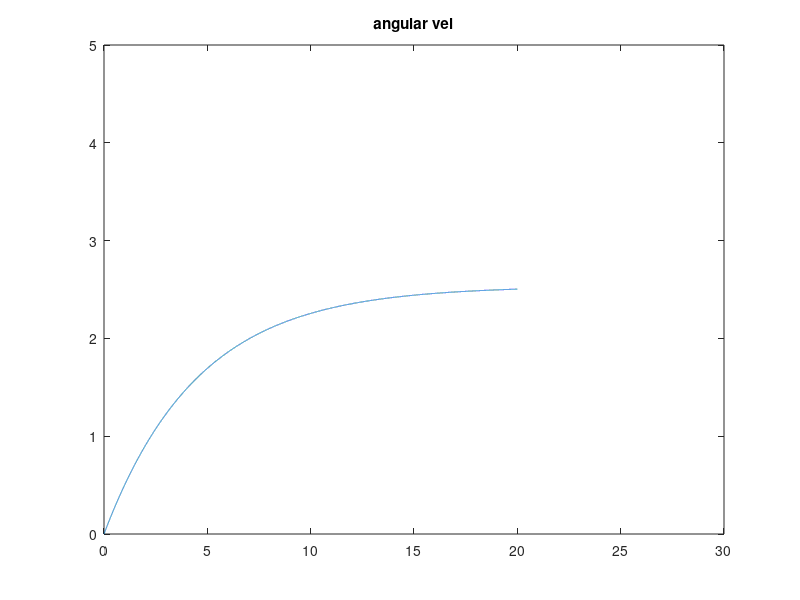

MATLAB code for this plot:
 %% Dynamics calculator %%
 
 %% Initial and Goal parameters%%
 initial_position = [0, 0]; 
 initial_bearing = 0;      % Initial angular position [rad]
 initial_velocity = 0;
 initial_ang_vel = 0;
 
 goal_position  = [2,2];
 
 %% Boat Parameters %%
 
mass = 16.084;
inertia_z = 5.452985;     % Inertia around z
L1 = 0.61;                 % Distance from the motor shaft to x-axis [m] 
damping_yaw = 1.20348;
damping_surge = 1.5437; 

%% Time settings %%

time_interval = 0.001;
t = 0 : time_interval : 20;  % Discrete time vector
time_points = length(t);    % Size of the time vector (total amount of time points)

%% Forces and Torques %%

ForceL = 2.5;                                         % Force in left motor [N]
ForceR = -2.5;                                         % Force in right motor [N]
input_torque = L1*ForceL - L1*ForceR;   % Torque that creates to rotation in yaw

%% Velocities and Accelerations %%

linear_acc = zeros([1 time_points]);                        % generates a vector with the length of the time vector with all zeros
linear_acc(1) = (ForceL + ForceR)/(mass);                  % sets the initial linear acceleration at the first entry of the linear acc vector
linear_vel = zeros([1 time_points]);   % generates a vector with the length of the time vector with all zeros      
linear_vel(1) = initial_velocity;
linear_pos_displacement = zeros([1 time_points]);               % generates a vector with the length of the time vector with all zeros

angular_acc = zeros([1 time_points]);           % generates a vector with the length of the time vector with all zeros
angular_acc(1) = input_torque/(inertia_z);      % Initial angular acceleration
angular_vel = zeros([1 time_points]);           % generates a vector with the length of the time vector with all zeros
angular_vel(1) = initial_ang_vel;
angular_pos = zeros([1 time_points]);           % generates a vector with the length of the time vector with all zeros
angular_pos(1) = initial_bearing;           % Initial angular position (orientation of the boat in earth frame)


%% Main program %%

for k = 2 : time_points  % A loop that populates all acceleration, velocity and position vectors based on their corresponding formulas

linear_acc(k) =(ForceL + ForceR - damping_surge*linear_vel(k-1))/(mass + damping_surge*time_interval);
linear_vel(k) = linear_vel(k-1) + linear_acc(k-1)*time_interval;
linear_pos_displacement(k) = linear_pos_displacement(k-1) + linear_vel(k-1)*time_interval + linear_acc(k-1)*time_interval^2;

angular_acc(k) = (input_torque - damping_yaw*angular_vel(k-1))/(inertia_z + damping_yaw*time_interval);                    
angular_vel(k) = angular_vel(k-1) + angular_acc(k-1)*time_interval;                         
angular_pos(k) = angular_pos(k-1) + angular_vel(k-1)*time_interval + angular_acc(k-1)*time_interval^2;

end


%% Plotting the data onto a x-y cartessian plane %%

cosine_angle = cos(angular_pos);
sine_angle = sin(angular_pos);

xVelocity = linear_vel .* cosine_angle;
yVelocity = linear_vel .* sine_angle;

xAcc = linear_acc .* cosine_angle;
yAcc = linear_acc .* sine_angle;

cartessian_position_x = zeros([1 time_points]);
cartessian_position_x(1) =initial_position(1);
cartessian_position_y = zeros([1 time_points]);
cartessian_position_y(1) =initial_position(2);

x_goal = goal_position(1);
y_goal = goal_position(2);
%closest_angle = 0.1;

for j = 2 : time_points

cartessian_position_x(j) =  cartessian_position_x(j-1) + xVelocity(j-1) *time_interval + (1/2) * xAcc (j-1) * time_interval^2;
cartessian_position_y(j) =  cartessian_position_y(j-1) + yVelocity(j-1) *time_interval + (1/2) * yAcc (j-1) * time_interval^2;

angle_difference = atan2((y_goal - cartessian_position_y(j)), (x_goal - cartessian_position_x(j))) - angular_pos(j);

% if abs(angle_difference) < 0.1
%     if abs(angle_difference) < closest_angle
%         closest_angle = angle_difference;
%     end
% end

end
 



%% Sample time (example time) %%

% time_ex =4.95;                               % Time at which you want the example
% t_ex = (time_interval^-1)*time_ex;          % Calculates in which entry of the time vector is the desired time for the example
% angular_pos_ex = angular_pos(t_ex);
% cartessian_position_x_ex = cartessian_position_x (t_ex);
% cartessian_position_y_ex = cartessian_position_y (t_ex);
% 
% L = 50;
% x2=cartessian_position_x_ex +(L*cos(angular_pos_ex));
% y2=cartessian_position_y_ex +(L*sin(angular_pos_ex));



%atan2((y_goal - cartessian_position_y_ex), (x_goal - cartessian_position_x_ex))*180/pi - angular_pos_ex*180/pi


%% Figures Surge %%

% figure(1)
% plot(t, linear_acc)
% title('Linear Acc')
% xlim([0 30])
% ylim([0 10])
% 
%  figure(2)
%  plot(t, linear_vel)
%  title('Linear Velocity')
%  xlim([0 40])
%  ylim([0 5])
% 
% figure(3)
% plot(t, linear_pos_displacement)
% title('Linear Position')
% xlim([0 30])
% ylim([0 100])
% 
% figure(4)
% plot (cartessian_position_x, cartessian_position_y);
% xlim([0 4])
% ylim([0 4])
% hold on;
% %plot(cartessian_position_x_ex, cartessian_position_y_ex, 'r*');
% %hold on;
% plot(x_goal, y_goal, 'r*');
%hold on;
%plot([cartessian_position_x_ex x2],[cartessian_position_y_ex y2]);

% 
% %% Figures Yaw %%
% 
% 
% figure(5)
% plot(t, angular_acc)
% title('Angular Acc')
% xlim([0 30])
% ylim([0 10])
% 
figure(6)
plot(t, angular_vel)
title('angular vel')
xlim([0 30])
ylim([0 5])

% figure(7)
% plot(t, angular_pos)
% title('Angular Position')
% xlim([0 30])
% ylim([0 10])
% 
% %figure(6)
% %fplot (angular_pos);
% %title('Angular Position')
% %xlim([0 2])
% %ylim([-10 10])



